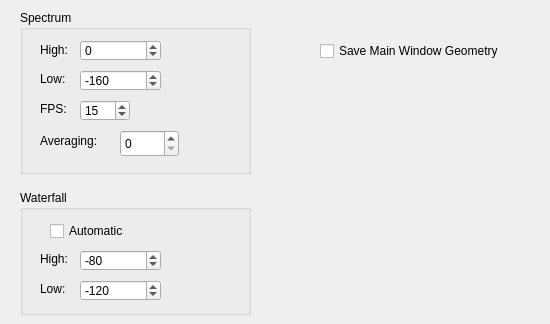
   <widget class="QWidget" name="Display">
    <attribute name="title">
     <string>Display</string>
    </attribute>
    <widget class="QGroupBox" name="groupBox">
     <property name="geometry">
      <rect>
       <x>20</x>
       <y>10</y>
       <width>231</width>
       <height>164</height>
      </rect>
     </property>
     <property name="title">
      <string>Spectrum</string>
     </property>
     <widget class="QLabel" name="label">
      <property name="geometry">
       <rect>
        <x>20</x>
        <y>30</y>
        <width>41</width>
        <height>20</height>
       </rect>
      </property>
      <property name="text">
       <string>High:</string>
      </property>
     </widget>
     <widget class="QLabel" name="label_2">
      <property name="geometry">
       <rect>
        <x>20</x>
        <y>60</y>
        <width>31</width>
        <height>17</height>
       </rect>
      </property>
      <property name="text">
       <string>Low:</string>
      </property>
     </widget>
     <widget class="QSpinBox" name="spectrumHighSpinBox">
      <property name="geometry">
       <rect>
        <x>60</x>
        <y>30</y>
        <width>81</width>
        <height>21</height>
       </rect>
      </property>
      <property name="minimum">
       <number>-200</number>
      </property>
      <property name="maximum">
       <number>200</number>
      </property>
      <property name="singleStep">
       <number>10</number>
      </property>
      <property name="value">
       <number>0</number>
      </property>
     </widget>
     <widget class="QSpinBox" name="spectrumLowSpinBox">
      <property name="geometry">
       <rect>
        <x>60</x>
        <y>60</y>
        <width>81</width>
        <height>21</height>
       </rect>
      </property>
      <property name="minimum">
       <number>-200</number>
      </property>
      <property name="maximum">
       <number>200</number>
      </property>
      <property name="singleStep">
       <number>10</number>
      </property>
      <property name="value">
       <number>-160</number>
      </property>
     </widget>
    </widget>
    <widget class="QGroupBox" name="groupBox_2">
     <property name="geometry">
      <rect>
       <x>20</x>
       <y>190</y>
       <width>231</width>
       <height>125</height>
      </rect>
     </property>
     <property name="title">
      <string>Waterfall</string>
     </property>
     <widget class="QLabel" name="label_3">
      <property name="geometry">
       <rect>
        <x>20</x>
        <y>60</y>
        <width>41</width>
        <height>17</height>
       </rect>
      </property>
      <property name="text">
       <string>High:</string>
      </property>
     </widget>
     <widget class="QLabel" name="label_4">
      <property name="geometry">
       <rect>
        <x>20</x>
        <y>90</y>
        <width>31</width>
        <height>17</height>
       </rect>
      </property>
      <property name="text">
       <string>Low:</string>
      </property>
     </widget>
     <widget class="QSpinBox" name="waterfallHighSpinBox">
      <property name="geometry">
       <rect>
        <x>60</x>
        <y>60</y>
        <width>81</width>
        <height>21</height>
       </rect>
      </property>
      <property name="minimum">
       <number>-200</number>
      </property>
      <property name="maximum">
       <number>200</number>
      </property>
      <property name="singleStep">
       <number>5</number>
      </property>
      <property name="value">
       <number>-80</number>
      </property>
     </widget>
     <widget class="QSpinBox" name="waterfallLowSpinBox">
      <property name="geometry">
       <rect>
        <x>60</x>
        <y>90</y>
        <width>81</width>
        <height>21</height>
       </rect>
      </property>
      <property name="minimum">
       <number>-200</number>
      </property>
      <property name="maximum">
       <number>200</number>
      </property>
      <property name="singleStep">
       <number>5</number>
      </property>
      <property name="value">
       <number>-120</number>
      </property>
     </widget>
     <widget class="QCheckBox" name="waterfallAutomatic">
      <property name="geometry">
       <rect>
        <x>30</x>
        <y>30</y>
        <width>98</width>
        <height>22</height>
       </rect>
      </property>
      <property name="text">
       <string>Automatic</string>
      </property>
     </widget>
    </widget>
    <widget class="QSpinBox" name="fpsSpinBox">
     <property name="geometry">
      <rect>
       <x>80</x>
       <y>100</y>
       <width>50</width>
       <height>21</height>
      </rect>
     </property>
     <property name="minimum">
      <number>1</number>
     </property>
     <property name="maximum">
      <number>40</number>
     </property>
     <property name="value">
      <number>15</number>
     </property>
    </widget>
    <widget class="QLabel" name="label_5">
     <property name="geometry">
      <rect>
       <x>40</x>
       <y>100</y>
       <width>31</width>
       <height>17</height>
      </rect>
     </property>
     <property name="text">
      <string>FPS:</string>
     </property>
    </widget>
    <widget class="QCheckBox" name="checkBoxWindowPosn">
     <property name="geometry">
      <rect>
       <x>320</x>
       <y>40</y>
       <width>221</width>
       <height>22</height>
      </rect>
     </property>
     <property name="text">
      <string>Save Main Window Geometry</string>
     </property>
     <property name="checked">
      <bool>false</bool>
     </property>
    </widget>
    <widget class="QLabel" name="label_34">
     <property name="geometry">
      <rect>
       <x>40</x>
       <y>130</y>
       <width>81</width>
       <height>21</height>
      </rect>
     </property>
     <property name="text">
      <string>Averaging:</string>
     </property>
     <property name="textFormat">
      <enum>Qt::AutoText</enum>
     </property>
    </widget>
    <widget class="QSpinBox" name="avgSpinBox">
     <property name="geometry">
      <rect>
       <x>120</x>
       <y>130</y>
       <width>59</width>
       <height>27</height>
      </rect>
     </property>
     <property name="maximum">
      <number>20</number>
     </property>
    </widget>
   </widget>
